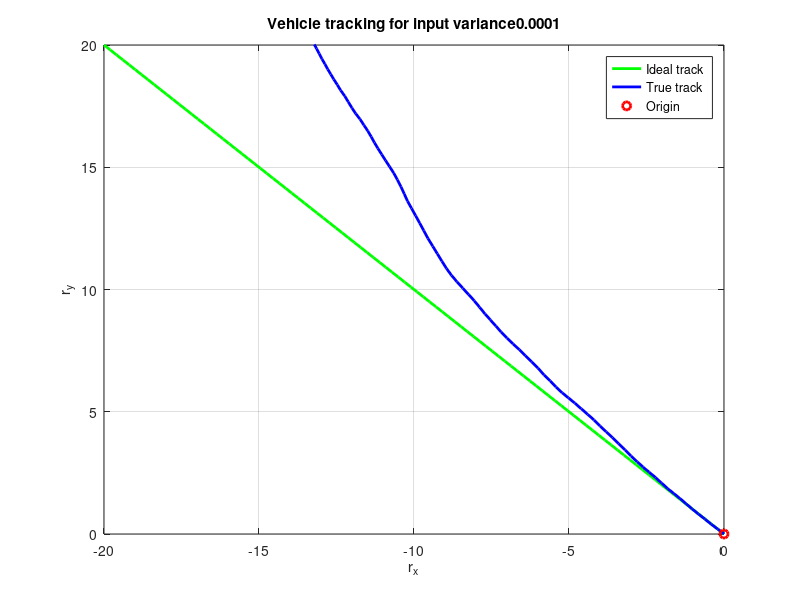
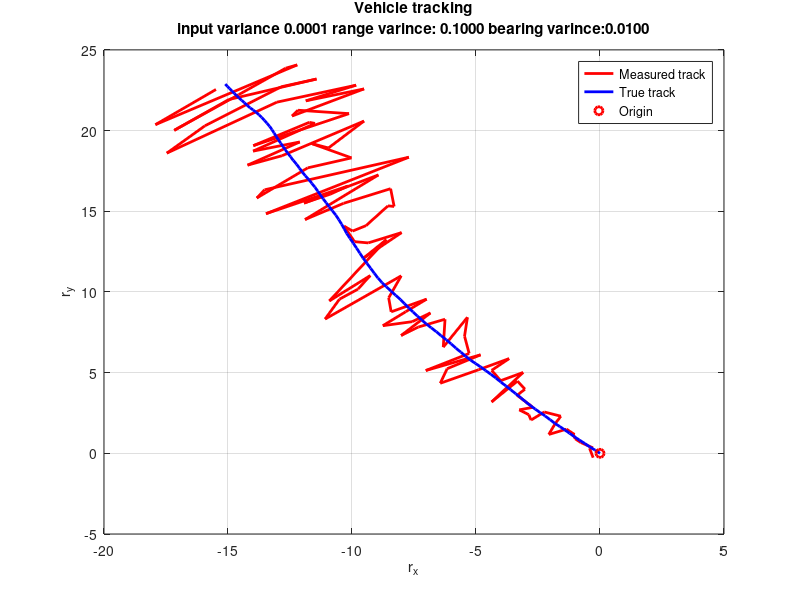

These figures' MATLAB source, in order: (Note: this script raises an error after producing the figures.)
%% ******************************* ECE 864 Project ********************************
% Student ID : 181248852
% Student full name: Sayed Hamed Khatounabadi
%% --------------------- Question 3- part A ---------------------------------------
clear;clc;close all;
numb = 100;
r_x_origin = 1e-5;
r_y_origin = 1e-5;
n = linspace(0,100,100);
r_x_ideal = zeros(100,1);
r_y_ideal = zeros(100,1);
for i= 1:1:100
    r_x_ideal(i,1) = r_x_origin - 0.2*n(1,i);
    r_y_ideal(i,1) = r_y_origin + 0.2*n(1,i);
end
delta = 1;
A = diag([1,1,1,1]);
A(1,3) = delta;
A(2,4) = delta;
var_driving = 1e-4;

mu = [0; 0; 0; 0];
Q = [0 0 0 0; 0, 0, 0, 0; 0, 0, var_driving, 0; 0, 0, 0, var_driving];
rng('default')  % For reproducibility
u = mvnrnd(mu,Q,numb)';
s = zeros(4, numb+1);
s(:,1) = [r_x_origin; r_y_origin; -0.2; 0.2];
for i= 1:1:numb
    s(:,i+1) = A * s(:,i) + u(:,i);
end

figure;
plot(r_x_ideal, r_y_ideal, 'Color', 'green', 'LineWidth',2);
hold on;
plot(s(1, :), s(2, :), 'Color', 'blue', 'LineWidth',2); 
hold on;
plot(0, 0, 'o', 'Color', 'red', 'LineWidth',2);
title(["Vehicle tracking for input variance", num2str(var_driving)]); ylabel("r_y"); xlabel("r_x"); grid on;
xlim([-20 0]); ylim([0 20])
legend("Ideal track","True track", "Origin");
%% --------------------- Question 3- part B ---------------------------------------
x = zeros(2, numb);
h_sn = zeros(2, numb);
angle = zeros(1, numb);
% sd_r = 0.05;
% sd_beta =0.05;
sd_r = 0.3162;
sd_beta = 0.1;
mu = [0; 0];
C = [sd_r^2, 0; 0 , sd_beta^2];
rng('default')  % For reproducibility
w = mvnrnd(mu,C,numb)';

for i= 1:1:numb
    if s(1,i) <=0
        angle(1,i) = 180*(1/pi)*(pi + atan(s(2,i)/s(1,i)));
    else
        angle(1,i) = 180*(1/pi)*atan(s(2,i)/s(1,i));
    end
    h_sn(:,i) = [sqrt(s(1,i).^2 + s(2,i).^2); pi*(1/180)*angle(1,i)];
    x(:,i) = h_sn(:,i) + w(:,i);
end

r_x_measured = x(1,:).*cos(x(2,:));
r_y_measured = x(1,:).*sin(x(2,:));

figure;
plot(r_x_measured, r_y_measured, 'Color', 'red', 'LineWidth',2); 
hold on;
plot(s(1, :), s(2, :), 'Color', 'blue', 'LineWidth',2); 
hold on;
plot(0, 0, 'o', 'Color', 'red', 'LineWidth',2);
title(sprintf('Vehicle tracking\ninput variance %.4f range varince: %.4f bearing varince:%.4f', ...
    var_driving, sd_r^2, sd_beta^2))
ylabel("r_y"); xlabel("r_x"); grid on;
% xlim([-9 0]); ylim([0 15.5])
legend("Measured track", "True track", "Origin");

%% --------------------- Question 3- part C ---------------------------------------

s_hat_init = [r_x_origin ; r_y_origin; 0; 0];
s_hat_n_given_n_1 = zeros(4, numb);
s_hat_n_given_n = zeros(4, numb+1);
s_hat_n_given_n(:,1) = s_hat_init;

M_init = 100* diag([1,1,1,1]);
M_n_given_n_1 = zeros(4, 4, numb);
M_n_given_n = zeros(4, 4, numb+1);
M_n_given_n(:, :, 1) = M_init;

k_n = zeros(4, 2, numb);
for i= 2:1:numb+1
    s_hat_n_given_n_1(:,i-1) = A * s_hat_n_given_n(:,i-1);
    M_n_given_n_1(:, :, i-1) = A * M_n_given_n(:, :, i-1) * A' + Q;
    k_n(:, :, i-1) = M_n_given_n_1(:, :, i-1) * my_H_n(s_hat_n_given_n_1(:,i-1))' * ...
        (C + my_H_n(s_hat_n_given_n_1(:,i-1)) * M_n_given_n_1(:, :, i-1) * my_H_n(s_hat_n_given_n_1(:,i-1))')^(-1);
    s_hat_n_given_n(:,i) = s_hat_n_given_n_1(:,i-1) + k_n(:, :, i-1) * (x(:,i-1) - my_h_sn(s_hat_n_given_n_1(:,i-1)));
    M_n_given_n(:, :, i) = (eye(4) - k_n(:, :, i-1) * my_H_n(s_hat_n_given_n_1(:,i-1))) * ...
        M_n_given_n_1(:, :, i-1);
end

figure;
plot(s_hat_n_given_n(1, :), s_hat_n_given_n(2, :), 'Color', 'black', 'LineWidth', 2);
hold on;
plot(s(1, :), s(2, :), 'Color', 'blue', 'LineWidth', 2); 
hold on;
plot(0, 0, 'o', 'Color', 'red', 'LineWidth',2);
title(sprintf('Vehicle tracking\ninput variance %.4f range varince: %.4f bearing varince:%.4f', ...
    var_driving, sd_r^2, sd_beta^2))
ylabel("r_y"); xlabel("r_x"); grid on;
legend("Kalman filter estimated track", "True track", "Origin");
%% --------------------- Question 3- part D ---------------------------------------
figure;
plot(s_hat_n_given_n(1, :), s_hat_n_given_n(2, :), 'Color', 'black', 'LineWidth',1.5);
hold on;
plot(r_x_measured, r_y_measured, 'Color', 'red', 'LineWidth',1.5); 
hold on;
plot(s(1, :), s(2, :), 'Color', 'blue', 'LineWidth',1.5);
hold on;
plot(0, 0, 'o', 'Color', 'red', 'LineWidth',2);
title(sprintf('Vehicle tracking\ninput variance %.4f range varince: %.4f bearing varince:%.4f', ...
    var_driving, sd_r^2, sd_beta^2))
ylabel("r_y"); xlabel("r_x"); grid on;
legend("Kalman filter estimated track", "Measured track", "True track", "Origin");

%% --------------------- Question 3- online Kalman Filter --------------------------
figure; hold all;
ylim([-1,16])
xlim([-11,1])
n=1;
plot(s_hat_n_given_n(1, n), s_hat_n_given_n(2, n),'*-', 'Color', 'black', 'LineWidth',1, 'DisplayName','Kalman filter estimated track');
    plot(r_x_measured(1,n), r_y_measured(1,n), '*-', 'Color', 'red', 'LineWidth',1,'DisplayName','Measured Track'); 
    plot(s(1, n), s(2, n), '*-', 'Color', 'blue', 'LineWidth',1,'DisplayName','True Track'); 
 legend('show')
for n=2:1:numb
    plot(s_hat_n_given_n(1, n), s_hat_n_given_n(2, n),'*-', 'Color', 'black', 'LineWidth',1);
    plot(r_x_measured(1,n), r_y_measured(1,n), '*-', 'Color', 'red', 'LineWidth',1); 
    plot(s(1, n), s(2, n), '*-', 'Color', 'blue', 'LineWidth',1); 
    legend('off', 'off', 'off')
    if n>1
        plot(s_hat_n_given_n(1, n-1:n), s_hat_n_given_n(2, n-1:n),'-', 'Color', 'black', 'LineWidth',1);
        plot(r_x_measured(1,n-1:n), r_y_measured(1,n-1:n), '-', 'Color', 'red', 'LineWidth',1); 
        plot(s(1, n-1:n), s(2, n-1:n), '-', 'Color', 'blue', 'LineWidth',1);
        legend("Kalman filter estimated track", "Measured track", "True track");
    end
    pause(0.3);
    title("Vehicle tracking"); ylabel("r_y"); xlabel("r_x"); grid on;
    
end